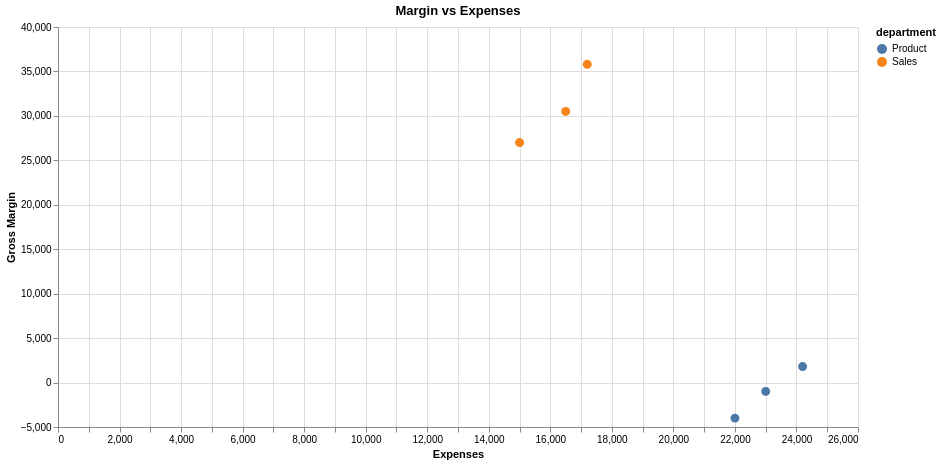

Here is the Vega-Lite specification saved for this chart:
### Vega-Lite specification from a JSON file in a GitHub repository (floating-point values rounded to 4 significant figures)
{"config": {"view": {"continuousWidth": 300, "continuousHeight": 300, "stroke": "#d9e2ec"}}, "data": {"name": "data-f3384ba8bcb10006198a2afe45094a1d"}, "mark": {"type": "circle", "size": 80}, "encoding": {"color": {"field": "department", "type": "nominal"}, "opacity": {"condition": {"param": "param_da46cb0ab065acf5", "value": 1}, "value": 0.2}, "tooltip": [{"field": "expenses", "type": "quantitative"}, {"field": "gross_margin", "type": "quantitative"}, {"field": "department", "type": "nominal"}], "x": {"axis": {"labelAngle": 0}, "field": "expenses", "title": "Expenses", "type": "quantitative"}, "y": {"field": "gross_margin", "title": "Gross Margin", "type": "quantitative"}}, "height": 400, "params": [{"name": "param_da46cb0ab065acf5", "select": {"type": "point", "fields": ["department"]}, "bind": "legend"}], "title": "Margin vs Expenses", "width": 800, "$schema": "https://vega.github.io/schema/vega-lite/v6.4.1.json", "datasets": {"data-f3384ba8bcb10006198a2afe45094a1d": [{"department": "Product", "expenses": 23000.0, "gross_margin": -1000.0}, {"department": "Sales", "expenses": 17200.0, "gross_margin": 35800.0}, {"department": "Sales", "expenses": 15000.0, "gross_margin": 27000.0}, {"department": "Product", "expenses": 22000.0, "gross_margin": -4000.0}, {"department": "Sales", "expenses": 16500.0, "gross_margin": 30500.0}, {"department": "Product", "expenses": 24200.0, "gross_margin": 1800.0}]}}
